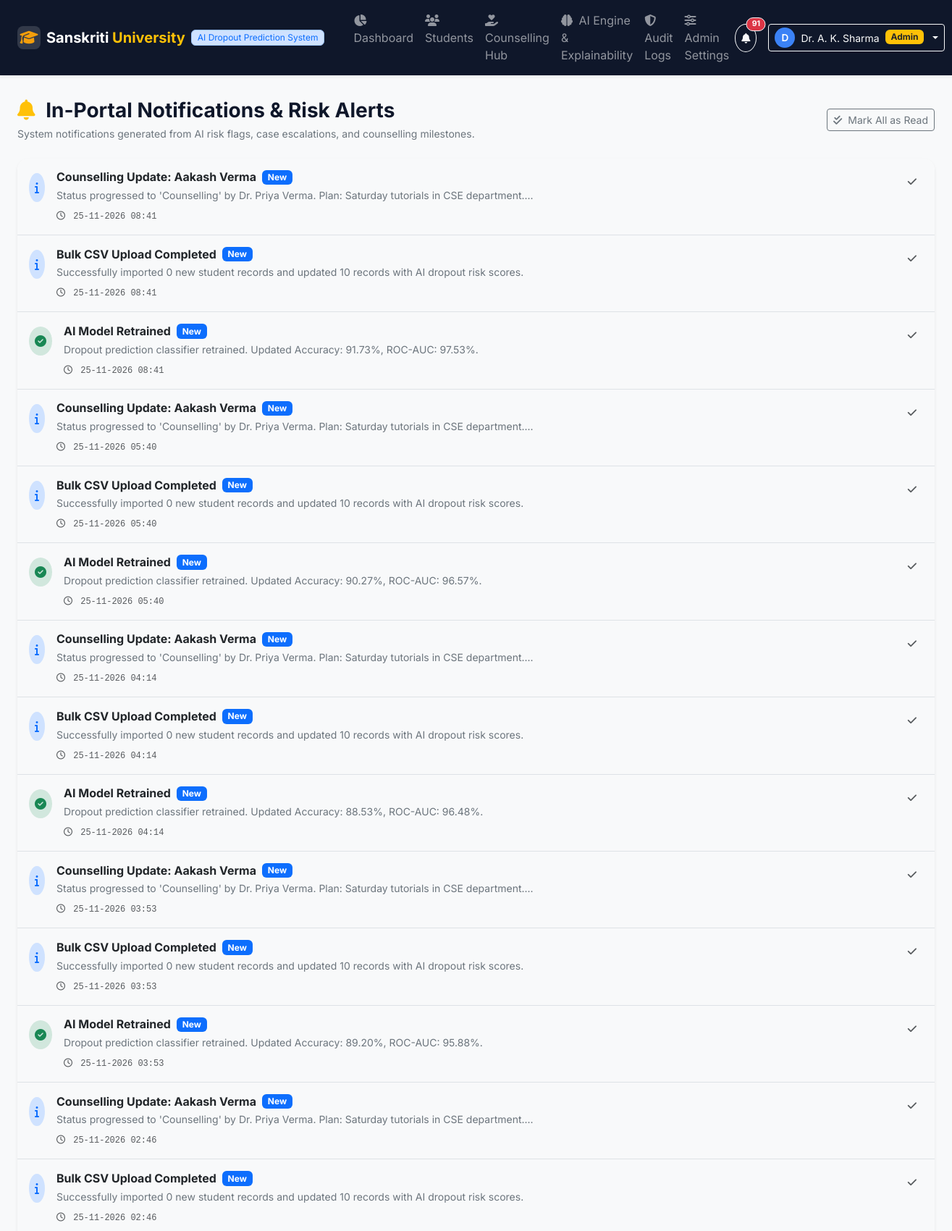
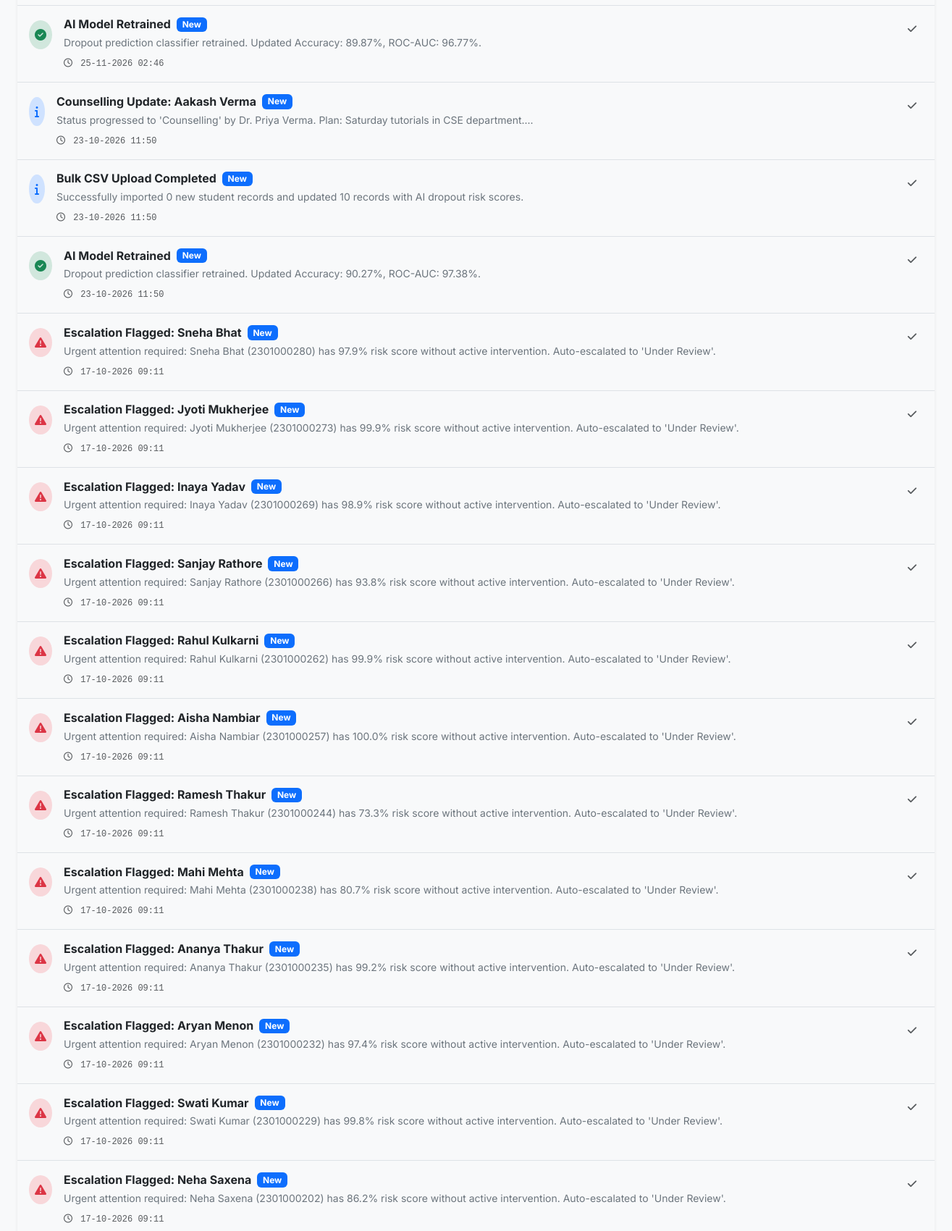
Page /notifications (signed in, upper part) on the committed database (2 pictures, top to bottom).
### database.py (models this page shows)
class Notification(db.Model):
    __tablename__ = 'notifications'
    id = db.Column(db.Integer, primary_key=True)
    user_id = db.Column(db.Integer, nullable=True)  # Null means all mentors/admins
    title = db.Column(db.String(200), nullable=False)
    message = db.Column(db.Text, nullable=False)
    category = db.Column(db.String(30), default='info')  # warning, danger, success, info
    is_read = db.Column(db.Boolean, default=False)
    created_at = db.Column(db.DateTime, default=datetime.utcnow)

### app.py (the view)
    @app.route('/notifications')
    @login_required
    def notifications_view():
        notifications = Notification.query.order_by(Notification.created_at.desc()).all()
        return render_template('notifications.html', notifications=notifications)

### app.py (called while the page is built)
def login_required(f):
    @wraps(f)
    def decorated_function(*args, **kwargs):
        if 'user_id' not in session:
            flash('Please log in to access this portal.', 'warning')
            return redirect(url_for('login', next=request.url))
        return f(*args, **kwargs)
    return decorated_function

### templates/notifications.html (shortened to what this page needs)
{% extends 'base.html' %}
{% block content %}
<div class="container-fluid px-3 px-lg-4">
    <div class="d-flex justify-content-between align-items-center mb-4">
        <div>
            <h3 class="fw-bold text-navy mb-1">
                <i class="fa-solid fa-bell text-warning me-2"></i> In-Portal Notifications & Risk Alerts
            </h3>
            <p class="text-secondary small mb-0">
                System notifications generated from AI risk flags, case escalations, and counselling milestones.
            </p>
        </div>
        <div>
            <form action="{{ url_for('mark_all_notifications_read') }}" method="POST">
                <button type="submit" class="btn btn-outline-secondary btn-sm">
                    <i class="fa-solid fa-check-double me-1"></i> Mark All as Read
                </button>
            </form>
        </div>
    </div>
    <div class="card border-0 shadow-sm rounded-4">
        <div class="card-body p-0">
            <div class="list-group list-group-flush rounded-4">
                {% for n in notifications %}
                <div class="list-group-item p-3 d-flex justify-content-between align-items-start {% if not n.is_read %}bg-light{% endif %}">
                    <div class="d-flex align-items-start gap-3">
                        <div class="rounded-circle p-2 mt-1
                            {% if n.category == 'danger' %}bg-danger-subtle text-danger
                            {% elif n.category == 'warning' %}bg-warning-subtle text-warning-emphasis
                            {% elif n.category == 'success' %}bg-success-subtle text-success
                            {% else %}bg-primary-subtle text-primary{% endif %}">
                            <i class="fa-solid
                                {% if n.category == 'danger' %}fa-triangle-exclamation
                                {% elif n.category == 'warning' %}fa-bell
                                {% elif n.category == 'success' %}fa-circle-check
                                {% else %}fa-info{% endif %}"></i>
                        </div>
                        <div>
                            <div class="d-flex align-items-center gap-2">
                                <h6 class="fw-bold text-dark mb-0">{{ n.title }}</h6>
                                {% if not n.is_read %}
                                <span class="badge bg-primary fs-xs">New</span>
                                {% endif %}
                            </div>
                            <p class="text-secondary small mb-1 mt-1">{{ n.message }}</p>
                            <small class="text-muted font-monospace fs-xs">
                                <i class="fa-regular fa-clock me-1"></i> {{ n.created_at.strftime('%d-%m-%Y %H:%M') }}
                            </small>
                        </div>
                    </div>
                    {% if not n.is_read %}
                    <form action="{{ url_for('mark_notification_read', notif_id=n.id) }}" method="POST">
                        <button type="submit" class="btn btn-sm btn-link text-decoration-none text-muted" title="Mark as read">
                            <i class="fa-solid fa-check"></i>
                        </button>
                    </form>
                    {% endif %}
                </div>
                {% else %}
                <div class="text-center py-5 text-muted">
                    <i class="fa-regular fa-bell-slash fs-1 text-secondary mb-2 d-block"></i>
                    No notifications in the portal.
                </div>
                {% endfor %}
            </div>
        </div>
    </div>
</div>
{% endblock %}

### static/css/style.css (style rules this page uses)
:root { --primary-color: #1a56db; --navy-color: #0f172a; --navy-header: #1e293b; --accent-warning: #f59e0b; --accent-danger: #ef4444; --accent-success: #10b981; --bg-light: #f8fafc; }
body { font-family: 'Inter', system-ui, -apple-system, sans-serif; color: #1e293b; background-color: var(--bg-light); }
.text-navy { color: var(--navy-color) !important; }
.fs-xs { font-size: 0.75rem !important; }

### rows in the picture
Notification: title "Counselling Update: Aakash Verma", is_read "New", message "Status progressed to 'Counselling' by Dr. Priya Verma. Plan: Saturday tutorials in CSE department....", created_at "25-11-2026 08:41"
Notification: title "Bulk CSV Upload Completed", is_read "New", message "Successfully imported 0 new student records and updated 10 records with AI dropout risk scores.", created_at "25-11-2026 08:41"
Notification: title "AI Model Retrained", is_read "New", message "Dropout prediction classifier retrained. Updated Accuracy: 91.73%, ROC-AUC: 97.53%.", created_at "25-11-2026 08:41"
Notification: title "Counselling Update: Aakash Verma", is_read "New", message "Status progressed to 'Counselling' by Dr. Priya Verma. Plan: Saturday tutorials in CSE department....", created_at "25-11-2026 05:40"
Notification: title "Bulk CSV Upload Completed", is_read "New", message "Successfully imported 0 new student records and updated 10 records with AI dropout risk scores.", created_at "25-11-2026 05:40"
Notification: title "AI Model Retrained", is_read "New", message "Dropout prediction classifier retrained. Updated Accuracy: 90.27%, ROC-AUC: 96.57%.", created_at "25-11-2026 05:40"
Notification: title "Counselling Update: Aakash Verma", is_read "New", message "Status progressed to 'Counselling' by Dr. Priya Verma. Plan: Saturday tutorials in CSE department....", created_at "25-11-2026 04:14"
Notification: title "Bulk CSV Upload Completed", is_read "New", message "Successfully imported 0 new student records and updated 10 records with AI dropout risk scores.", created_at "25-11-2026 04:14"
Notification: title "AI Model Retrained", is_read "New", message "Dropout prediction classifier retrained. Updated Accuracy: 88.53%, ROC-AUC: 96.48%.", created_at "25-11-2026 04:14"
Notification: title "Counselling Update: Aakash Verma", is_read "New", message "Status progressed to 'Counselling' by Dr. Priya Verma. Plan: Saturday tutorials in CSE department....", created_at "25-11-2026 03:53"
Notification: title "Bulk CSV Upload Completed", is_read "New", message "Successfully imported 0 new student records and updated 10 records with AI dropout risk scores.", created_at "25-11-2026 03:53"
Notification: title "AI Model Retrained", is_read "New", message "Dropout prediction classifier retrained. Updated Accuracy: 89.20%, ROC-AUC: 95.88%.", created_at "25-11-2026 03:53"
Notification: title "Counselling Update: Aakash Verma", is_read "New", message "Status progressed to 'Counselling' by Dr. Priya Verma. Plan: Saturday tutorials in CSE department....", created_at "25-11-2026 02:46"
Notification: title "Bulk CSV Upload Completed", is_read "New", message "Successfully imported 0 new student records and updated 10 records with AI dropout risk scores.", created_at "25-11-2026 02:46"
Notification: title "AI Model Retrained", is_read "New", message "Dropout prediction classifier retrained. Updated Accuracy: 89.87%, ROC-AUC: 96.77%.", created_at "25-11-2026 02:46"
Notification: title "Counselling Update: Aakash Verma", is_read "New", message "Status progressed to 'Counselling' by Dr. Priya Verma. Plan: Saturday tutorials in CSE department....", created_at "23-10-2026 11:50"
Notification: title "Bulk CSV Upload Completed", is_read "New", message "Successfully imported 0 new student records and updated 10 records with AI dropout risk scores.", created_at "23-10-2026 11:50"
Notification: title "AI Model Retrained", is_read "New", message "Dropout prediction classifier retrained. Updated Accuracy: 90.27%, ROC-AUC: 97.38%.", created_at "23-10-2026 11:50"
Notification: title "Escalation Flagged: Sneha Bhat", is_read "New", message "Urgent attention required: Sneha Bhat (2301000280) has 97.9% risk score without active intervention. Auto-escalated to 'Under Review'.", created_at "17-10-2026 09:11"
Notification: title "Escalation Flagged: Jyoti Mukherjee", is_read "New", message "Urgent attention required: Jyoti Mukherjee (2301000273) has 99.9% risk score without active intervention. Auto-escalated to 'Under Review'.", created_at "17-10-2026 09:11"
Notification: title "Escalation Flagged: Inaya Yadav", is_read "New", message "Urgent attention required: Inaya Yadav (2301000269) has 98.9% risk score without active intervention. Auto-escalated to 'Under Review'.", created_at "17-10-2026 09:11"
Notification: title "Escalation Flagged: Sanjay Rathore", is_read "New", message "Urgent attention required: Sanjay Rathore (2301000266) has 93.8% risk score without active intervention. Auto-escalated to 'Under Review'.", created_at "17-10-2026 09:11"
Notification: title "Escalation Flagged: Rahul Kulkarni", is_read "New", message "Urgent attention required: Rahul Kulkarni (2301000262) has 99.9% risk score without active intervention. Auto-escalated to 'Under Review'.", created_at "17-10-2026 09:11"
Notification: title "Escalation Flagged: Aisha Nambiar", is_read "New", message "Urgent attention required: Aisha Nambiar (2301000257) has 100.0% risk score without active intervention. Auto-escalated to 'Under Review'.", created_at "17-10-2026 09:11"
Notification: title "Escalation Flagged: Ramesh Thakur", is_read "New", message "Urgent attention required: Ramesh Thakur (2301000244) has 73.3% risk score without active intervention. Auto-escalated to 'Under Review'.", created_at "17-10-2026 09:11"
Notification: title "Escalation Flagged: Mahi Mehta", is_read "New", message "Urgent attention required: Mahi Mehta (2301000238) has 80.7% risk score without active intervention. Auto-escalated to 'Under Review'.", created_at "17-10-2026 09:11"
Notification: title "Escalation Flagged: Ananya Thakur", is_read "New", message "Urgent attention required: Ananya Thakur (2301000235) has 99.2% risk score without active intervention. Auto-escalated to 'Under Review'.", created_at "17-10-2026 09:11"
Notification: title "Escalation Flagged: Aryan Menon", is_read "New", message "Urgent attention required: Aryan Menon (2301000232) has 97.4% risk score without active intervention. Auto-escalated to 'Under Review'.", created_at "17-10-2026 09:11"
Notification: title "Escalation Flagged: Swati Kumar", is_read "New", message "Urgent attention required: Swati Kumar (2301000229) has 99.8% risk score without active intervention. Auto-escalated to 'Under Review'.", created_at "17-10-2026 09:11"
Notification: title "Escalation Flagged: Neha Saxena", is_read "New", message "Urgent attention required: Neha Saxena (2301000202) has 86.2% risk score without active intervention. Auto-escalated to 'Under Review'.", created_at "17-10-2026 09:11"

### other values in the picture
{{ unread_notifications_count }} "91"
{{ current_user.get('name', 'User')[0] }} "D"
{{ current_user.get('name') }} "Dr. A. K. Sharma"
{{ current_user.get('role') }} "Admin"
